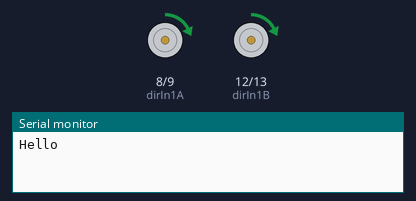
The sketch below on a simulated Arduino Uno, built with avr-gcc and run on an emulated ATmega328P. On the bench: motor-driver pin pairs drawn as motors (green arrow = first pin HIGH = forward, orange = second pin HIGH = backward, longer = more drive, scaled by the enable pin), the last lines printed to the serial monitor.

Above: at 0.15 s.
At 10.06 s:
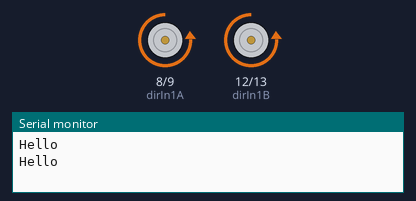
At 19.68 s:
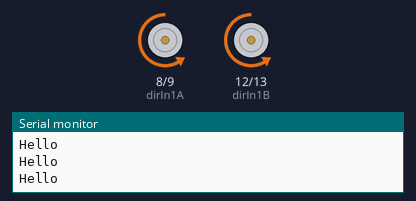
At 39.52 s:
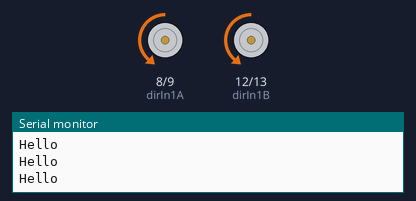
Timing chart, 0 to 39.4 s (numbered marks = the images above):
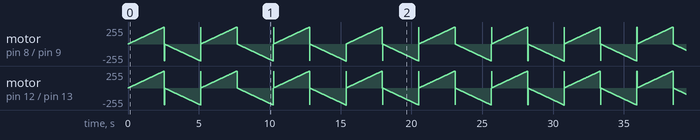

The sketch:

moto_test_firmware.ino
```cpp
int dirIn1A = 8;
int dirIn2A = 9;

int dirIn1B = 12;
int dirIn2B = 13;

int speedA = 10;
int speedB = 11;

void setup()
{
  pinMode(dirIn1A, OUTPUT);
  pinMode(dirIn2A, OUTPUT);
  pinMode(dirIn1B, OUTPUT);
  pinMode(dirIn2B, OUTPUT);
  pinMode(speedA, OUTPUT);
  pinMode(speedB, OUTPUT);
  Serial.begin(9600);
}


void loop()
{

  Serial.println("Hello");

  int i;
  digitalWrite(dirIn1B,HIGH);
  digitalWrite(dirIn2B,LOW);

  digitalWrite(dirIn1A,HIGH);
  digitalWrite(dirIn2A,LOW);

  for(i = 0;i<256;i++)
  {
    analogWrite(speedB, i);  // analogRead values go from 0 to 1023, analogWrite values from 0 to 255
    analogWrite(speedA, i);
    delay(10);
  }
  digitalWrite(dirIn1B,LOW);
  digitalWrite(dirIn2B,HIGH);

  digitalWrite(dirIn1A,LOW);
  digitalWrite(dirIn2A,HIGH);

  for(i = 0;i<256;i++)
  {
    analogWrite(speedB, i);  // analogRead values go from 0 to 1023, analogWrite values from 0 to 255
    analogWrite(speedA, i);
    delay(10);
  }
}
```
